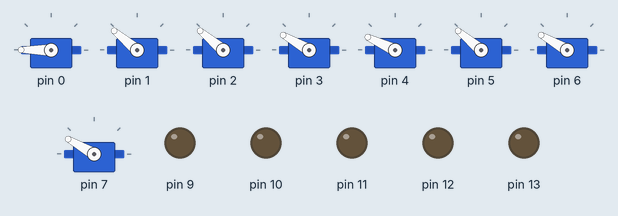
This sketch was run on a simulated Arduino Uno, built with avr-gcc and run on an emulated ATmega328P. Shown: 8 × servo, output pins drawn as LEDs (lit = HIGH).

Above: at 0.1 s.
At 31.1 s:
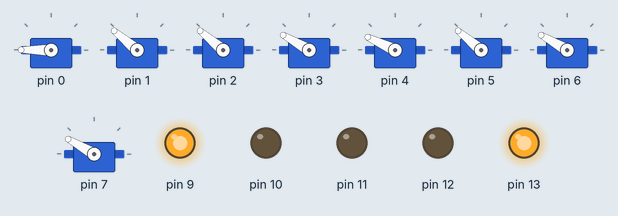
At 83.37 s:
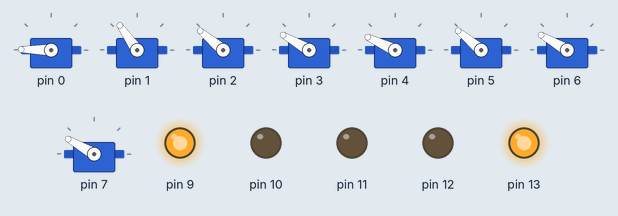
At 84.28 s:
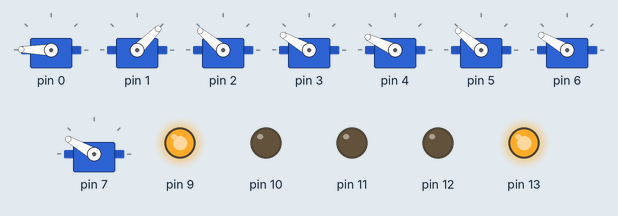
At 85.3 s:
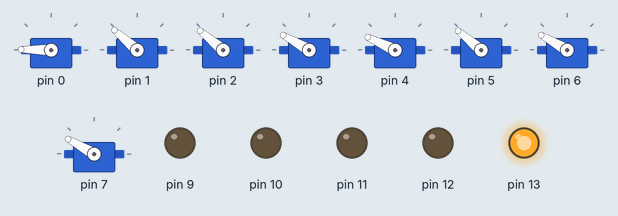
At 90.3 s:
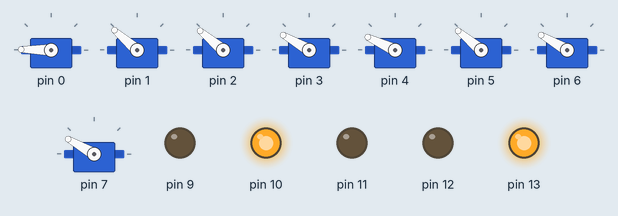
Timing chart, 0 to 91.8 s (numbered marks = the images above):
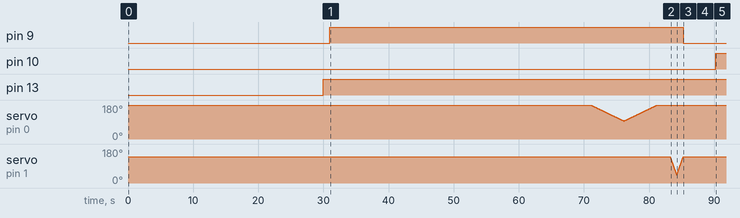

The sketch:

RAS_Feeding_System.ino
```cpp
#include <TankFeeder.h>
#include <Time.h>
#include <TimeAlarms.h>
#include <Servo.h>

//Instructions on adding new fish tanks/changing settings

TankFeeder Feeder_1;
TankFeeder Feeder_2;
TankFeeder Feeder_3;
TankFeeder Feeder_4;

/*All Tanks should be declared here. Should follow this format:
ex.

TankFeeder feederName;

*/

void callfeedFish(){
  //This part just turns on an LED showing that the process is about to begin
  digitalWrite(13, HIGH);
  delay(1000);

  Feeder_1.feedFish(1,9);
  delay(5000);
  Feeder_2.feedFish(1,10);
  delay(5000);
  Feeder_3.feedFish(1,11);
  delay(5000);
  Feeder_4.feedFish(1,12);
  delay(1000);
  digitalWrite(13, LOW);
}
  /*

  All feeders should go under callfeedfish(). The format is as follows:

  feederName.feedfish(repeat, relay_pin)

  "repeat' tells the arduino how many cups you want to drop per feeding. So if you need one cup per feeding,
  you would put a "1" in the spot for repeat. If you needed two, you would put "2" and so on. Don't forget that raising
  the repeat value will result in the need for more frequent refillings

  relay_pin denotes which port on the arduino that the relay is controlled from.
  The number corresponding to the port where the white wire from the
  little blue box goes to on the arduino board.

  Please put a "delay(5000);" between each call to feedFish. This ensures that the whole system doesn't overload.
  IT IS VERY IMPORTANT THAT YOU PUT IN DELAYS.

  */

void setup() {

  pinMode(9, OUTPUT);
  pinMode(10,OUTPUT);
  pinMode(11,OUTPUT);
  pinMode(12,OUTPUT);
  pinMode(13,OUTPUT);
  /*

  Make sure your relays are initiazlied like so

  pinMode( relay_pin, OUTPUT);

  */


  Feeder_1.setFeederServo('T',0,180,95, 60);
  Feeder_1.setFeederServo('B',1,140,40,10);


  Feeder_2.setFeederServo('T',2,140,70,50);
  Feeder_2.setFeederServo('B',3,150,50,10);

  Feeder_3.setFeederServo('T',4,155,70,150);
  Feeder_3.setFeederServo('B',5,140,40,10);

  Feeder_4.setFeederServo('T',6,150,90,50);
  Feeder_4.setFeederServo('B',7,150,45,50);


  /*

  This is the primary mode of changing feeder settings. Format is as follows:

  feederName.setFeederServo( Top or Bottom, Pin, initial angle, end angle, delay);

  Top or Bottom: The "Top" servo is the servo that drops food from the the milk jug into the dixie cup.
  If you are setting this servo, you would put a 'T' (in apostrophes) for the first argument.
  If you were setting for the other servo, the one opening the dixie cup to allow the food to drop,
  you would put a 'B' (in apostrophes) instead.

  Pin: This indicates the PWM port on the arduino that the servo is plugged into (where the white wire ultimately goes into).
  Make sure that you only use the digital port side (ports labeled 0 through 13).

  initial angle: This is where the servo should be set when to keep the feeder closed. For a given feeder there shouldn't
  be a need to change this, but if you find that the servo is "wandering" then you should change this value

  end angle: This controls how far the servo opens to let the food go through.  This is one way in which you could change the amount of food dropped each time,
  but the "repeat" option earlier is far more accurate and effective

  delay: This controls how long it takes for the servo to move. A higher number means that the servo will stay open longer,
  allowing more food to drop. This is another way in which you could change the food drop amount.

  Please refer to the "Reccomended Settings" label or document for optimal feeder performance

  */

  setTime(14,48,30,6,2,2015);

  /*

  The arduino should be plugged in at the time set above. This starts the timer. This is done in military time (24hr format). So..

  setTime(Hour, Minute, Second, Day, Month (1-12), Year);

  Pretty self-explanatory

  */

  //Alarm.timerRepeat(30,callfeedFish);
  Alarm.alarmRepeat(14,49,00,callfeedFish);

  /*

  This sets the time each day that the feeders should dispense food. As it stands it will dispense once each day at the set time.
  If you need multiple there is a function for that. A reference can be found at:

  https://www.pjrc.com/teensy/td_libs_TimeAlarms.html

  This link works as of May 20, 2015

  Alarm.alarmRepeat(Hour, Minute, Second, Function);

 Self-explanatory, but DO NOT CHANGE the 'Function' argument.

 timerRepeat simply runs the feeder after a few seconds. Writing "60" would run the feeder every 60 seconds. This
 function is used typically when debugging, when you need to see what the feeder does for multiple feedings.

 */

}

void loop() {

  Alarm.delay(1000);
  //Nothing to change here
}
```

Measured:
- by itself, pin 9: LOW → HIGH at 31.0 s, → LOW 54.2 s later
- by itself, pin 10: LOW → HIGH at 90.2 s
- by itself, pin 13: LOW → HIGH at 30.0 s
